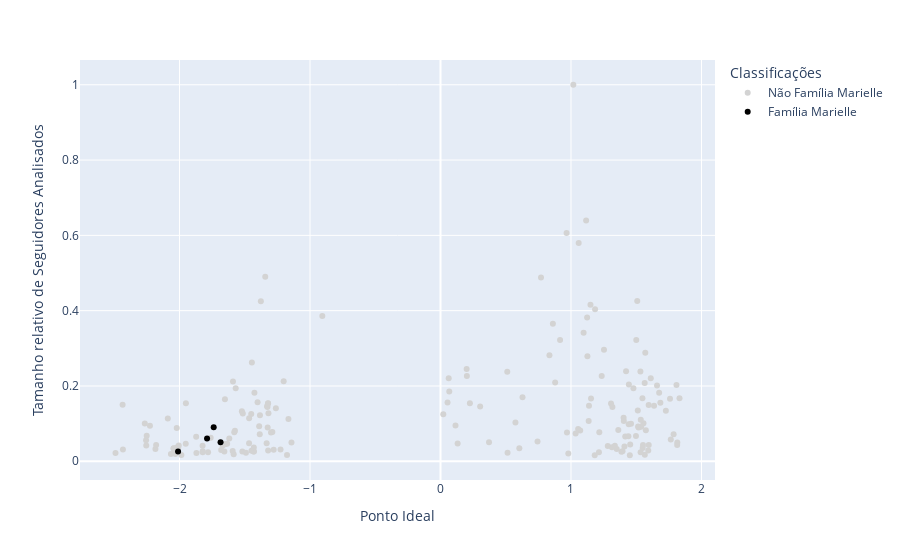

The notebook cell saved with this chart:
### Code cell
df.loc[df['nome'].isin(['Instituto Marielle Franco', 
                        'Anielle Franco', 
                        'Monica Benicio',
                        'negaluy']), 'marielle_family'] = 'Família Marielle'
df['marielle_family'].fillna('Não Família Marielle', inplace=True)

fig = px.scatter(df, x="ponto_ideal", 
                 y="seguidores_analisados_rel", 
                 color="marielle_family",
                 color_discrete_sequence=['lightgrey', '#000000'],
                 hover_data=['nome', 'partido', 'profissoes'],
                 labels={'seguidores_analisados_rel':'Tamanho relativo de Seguidores Analisados', 
                         'ponto_ideal':'Ponto Ideal',
                         'posicao': 'Classificação',
                         'nome': 'Nome',
                         'partido': 'Partido',
                         'profissoes': 'Classificações',
                         'marielle_family': 'Classificações'})
fig.show()

### Figure 1 — Plotly figure (JSON) as saved in the notebook; plotly's stock layout.template omitted (floating-point values rounded to 4 significant figures; data arrays with more than 128 entries replaced by an {"elided": "..."} marker saying what was removed)
{"data": [{"customdata": {"elided": "180x3 str values"}, "hovertemplate": "Classificações=%{customdata[2]}<br>Ponto Ideal=%{x}<br>Tamanho relativo de Seguidores Analisados=%{y}<br>Nome=%{customdata[0]}<br>Partido=%{customdata[1]}<extra></extra>", "legendgroup": "Não Família Marielle", "marker": {"color": "lightgrey", "symbol": "circle"}, "mode": "markers", "name": "Não Família Marielle", "orientation": "v", "showlegend": true, "type": "scatter", "x": {"elided": "180 float values"}, "xaxis": "x", "y": {"elided": "180 float values"}, "yaxis": "y"}, {"customdata": [["Anielle Franco", "", "professor, jornalista, escritor, ativista negro"], ["Instituto Marielle Franco", "", "organização, negro"], ["negaluy", "", "ativista negro"], ["Monica Benicio", "", "arquiteto, urbanista, ativista lésbica, político"]], "hovertemplate": "Classificações=%{customdata[2]}<br>Ponto Ideal=%{x}<br>Tamanho relativo de Seguidores Analisados=%{y}<br>Nome=%{customdata[0]}<br>Partido=%{customdata[1]}<extra></extra>", "legendgroup": "Família Marielle", "marker": {"color": "#000000", "symbol": "circle"}, "mode": "markers", "name": "Família Marielle", "orientation": "v", "showlegend": true, "type": "scatter", "x": [-1.738, -1.789, -2.011, -1.686], "xaxis": "x", "y": [0.09012, 0.06033, 0.02623, 0.0506], "yaxis": "y"}], "layout": {"legend": {"title": {"text": "Classificações"}, "tracegroupgap": 0}, "margin": {"t": 60}, "xaxis": {"anchor": "y", "domain": [0, 1], "title": {"text": "Ponto Ideal"}}, "yaxis": {"anchor": "x", "domain": [0, 1], "title": {"text": "Tamanho relativo de Seguidores Analisados"}}}}
